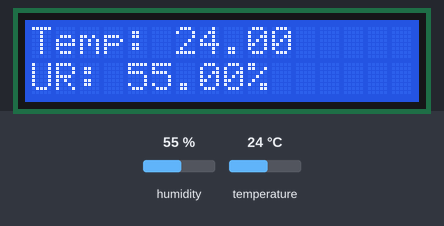
The sketch below on a simulated ESP32. Parts: 16×2 character LCD. Inputs (shaded band) come from the test bench; at power-on: humidity 55 %, temperature 24 °C. WiFi joins after 1.5 s; servers stay silent unless stated; no MQTT or app messages arrive unless stated.

Above: at 2.8 s.
2.9 s: humidity set to 22 %
At 11.9 s:
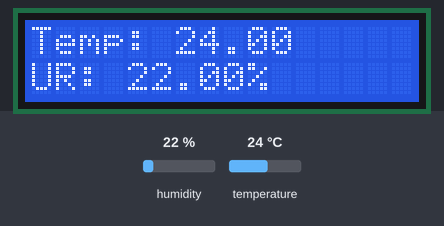
12.2 s: temperature set to 12 °C
At 20.7 s:
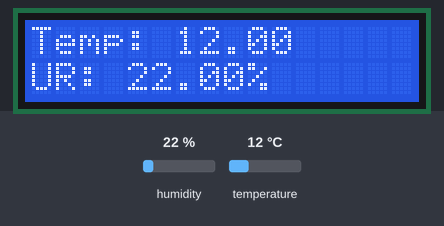
21.3 s: humidity set to 40 %
At 29.3 s:
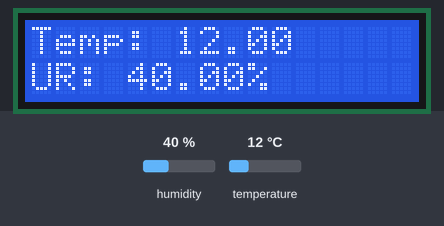
30.3 s: temperature set to 19 °C
At 39.1 s:
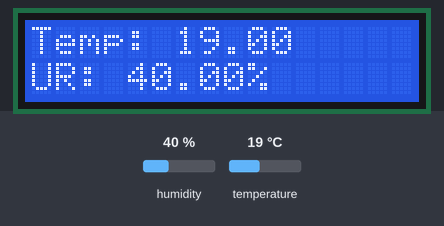
Timing chart, 0 to 40.4 s (numbered marks = the images above; inputs shaded):
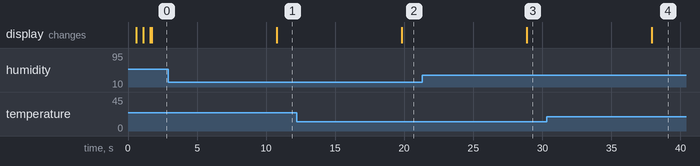

Measured:
- after the input at 2.9 s, the display: changes after 7.9 s (image 1)
- after the input at 12.2 s, the display: changes after 7.6 s (image 2)
- after the input at 21.3 s, the display: changes after 7.6 s (image 3)
- after the input at 30.3 s, the display: changes after 7.6 s (image 4)

The sketch:

ESP32_NTP_Example.ino
```cpp
#include <WiFi.h>
#include <Wire.h>
#include <ArduinoJson.h>
#include <PubSubClient.h>
#include <LiquidCrystal_I2C.h>
#include <DHT.h>

// Parâmetros do servidor MQTT
#define MQTT_CLIENT_ID "micropython-weather-demo"
#define MQTT_BROKER    "public.mqtthq.com"
#define MQTT_USER      ""
#define MQTT_PASSWORD  ""
#define MQTT_TOPIC     "wokwi-weather"

// Pinos do LCD
#define SDA_PIN        21
#define SCL_PIN        22
#define DHT_PIN        15

WiFiClient espClient;
PubSubClient client(espClient);

LiquidCrystal_I2C lcd(0x27, 16, 2); // Endereço I2C e tamanho do LCD
DHT dht(DHT_PIN, DHT22);

void callback(char* topic, byte* payload, unsigned int length) {
  lcd.clear();
  lcd.setCursor(0, 0);
  lcd.print("Mensagem recebida:");
  lcd.setCursor(0, 1);
  for (int i = 0; i < length; i++) {
    lcd.print((char)payload[i]);
  }
}

void setup() {
  Serial.begin(115200);

  // Inicialização do LCD
  lcd.init();
  lcd.backlight();
  lcd.setCursor(0, 0);
  lcd.print("Conectando");
  lcd.setCursor(0, 1);
  lcd.print("wi-fi ....");

  WiFi.begin("Wokwi-GUEST", "");
  while (WiFi.status() != WL_CONNECTED) {
    delay(500);
    lcd.print(".");
  }

  lcd.clear();
  lcd.setCursor(0, 0);
  lcd.print("Conectando");
  lcd.setCursor(0, 1);
  lcd.print("MQTT ....");

  client.setServer(MQTT_BROKER, 1883); // Configura o servidor MQTT e a porta
  client.setCallback(callback);
}

void loop() {
  if (!client.connected()) {
    reconnect();
  }
  client.loop();

  lcd.clear();
  lcd.setCursor(0, 0);
  lcd.print("Conectado ao MQTT");
  lcd.clear();
  // Medir temperatura e umidade
  float temperature = dht.readTemperature();
  float humidity = dht.readHumidity();

  // Exibir no LCD
  lcd.setCursor(0, 0);
  lcd.print("Temp: ");
  lcd.print(temperature);
  lcd.setCursor(0, 1);
  lcd.print("UR: ");
  lcd.print(humidity);
  lcd.print("%");

  // Formatar a mensagem como JSON
  StaticJsonDocument<200> doc;
  doc["temp"] = temperature;
  doc["humidity"] = humidity;
  char buffer[256];
  serializeJson(doc, buffer);

  // Enviar para o servidor MQTT
  client.publish(MQTT_TOPIC, buffer);

  delay(9000); // Aguarda 5 segundos antes de enviar o próximo dado
}

void reconnect() {
  while (!client.connected()) {
    if (client.connect(MQTT_CLIENT_ID, MQTT_USER, MQTT_PASSWORD)) {
      lcd.clear();
      lcd.setCursor(0, 0);
      lcd.print("Conectado");
      client.subscribe(MQTT_TOPIC);
    } else {
      lcd.clear();
      lcd.setCursor(0, 0);
      lcd.print("Falha na conexao");
      delay(5000);
    }
  }
}
```
